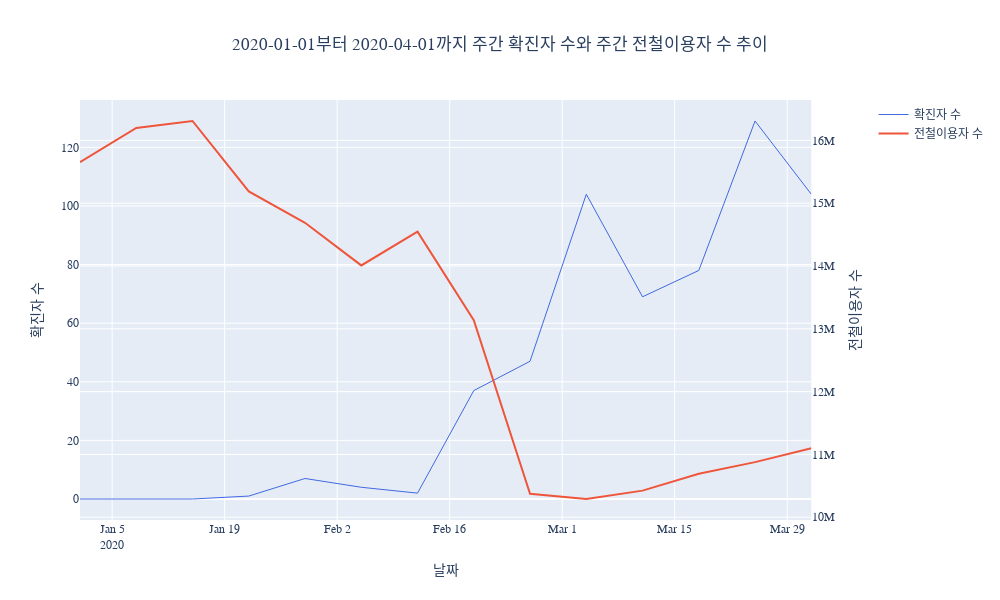

Notebook code cell kept with this figure:
### Markdown cell above
###### 시각화

### Code cell
# 시간 범위 입력 받기
print("년월일을 2회 입력하여\n그래프에 나타낼 날짜 범위를 설정하세요.\n형식: 'YYYY-MM-DD'")
start=input('시작 날짜:')
end=input('끝 날짜:')
df_temp=slicing(df_week,start,end)

# 변수 2개 입력 받기
feat_map={1:'corona',2:'total',3:'step'}
label_map={1:'확진자 수',2:'전철이용자 수',3:'거리두기 단계'}
print("변수를 2회 입력하여 그래프에 나타낼 변수를 설정하세요.")
print("변수 목록: 1.확진자 수 2.전철이용자 수 3.거리두기 단계")
print("숫자 한 개 씩 2회 입력")
a=int(input('변수1:'))
b=int(input('변수2:'))
feat1=feat_map[a]
feat2=feat_map[b]
label1=label_map[a]
label2=label_map[b]

# 그래프 그리기
fig = go.Figure()
fig = make_subplots(specs=[[{'secondary_y': True}]])

fig.add_trace(go.Scatter(x=df_temp['date'], y= df_temp[feat1], mode='lines', name =label1, line=dict(color='royalblue', width=1)), secondary_y=False)  
fig.add_trace(go.Scatter(x=df_temp['date'], y= df_temp[feat2], mode='lines', name =label2), secondary_y=True) 

fig.update_layout(autosize=False,
                  width=1000,
                  height=600,
                  title='{0}부터 {1}까지 주간 {2}와 주간 {3} 추이'.format(start,end,label1,label2),
                  xaxis_title='날짜',
                  yaxis_title=label1,
                  yaxis2_title=label2,
                  title_x=0.5,
                  # 축 range 설정(xaxis, yaxis1 yaxis2)
                  xaxis=dict(
                             range=[start, end]
                  ),
                  font=dict(
                              family = 'Malgun Gothic',
                              size = 12
                  ),
                  
                
)


fig.show()

# 상관계수 반올림하여 소수점 3자리까지 표시
corr=df_temp.corr()
print('\n{0}부터 {1}까지\n주간 {2}와 주간 {3}의 상관계수:'.format(start,end,label1,label2), round(corr[feat1][feat2],3))

### Figure 1 — Plotly figure (JSON) as saved in the notebook; plotly's stock layout.template omitted (floating-point values rounded to 4 significant figures)
{"data": [{"line": {"color": "royalblue", "width": 1}, "mode": "lines", "name": "확진자 수", "type": "scatter", "x": ["2020-01-01T00:00:00", "2020-01-08T00:00:00", "2020-01-15T00:00:00", "2020-01-22T00:00:00", "2020-01-29T00:00:00", "2020-02-05T00:00:00", "2020-02-12T00:00:00", "2020-02-19T00:00:00", "2020-02-26T00:00:00", "2020-03-04T00:00:00", "2020-03-11T00:00:00", "2020-03-18T00:00:00", "2020-03-25T00:00:00", "2020-04-01T00:00:00"], "xaxis": "x", "y": [0, 0, 0, 1, 7, 4, 2, 37, 47, 104, 69, 78, 129, 104], "yaxis": "y"}, {"mode": "lines", "name": "전철이용자 수", "type": "scatter", "x": ["2020-01-01T00:00:00", "2020-01-08T00:00:00", "2020-01-15T00:00:00", "2020-01-22T00:00:00", "2020-01-29T00:00:00", "2020-02-05T00:00:00", "2020-02-12T00:00:00", "2020-02-19T00:00:00", "2020-02-26T00:00:00", "2020-03-04T00:00:00", "2020-03-11T00:00:00", "2020-03-18T00:00:00", "2020-03-25T00:00:00", "2020-04-01T00:00:00"], "xaxis": "x", "y": [15650000.0, 16200000.0, 16310000.0, 15189399, 14688267, 14010000.0, 14546996, 13140000.0, 10370000.0, 10290419, 10420000.0, 10690000.0, 10880000.0, 11100000.0], "yaxis": "y2"}], "layout": {"autosize": false, "font": {"family": "Malgun Gothic", "size": 12}, "height": 600, "title": {"text": "2020-01-01부터 2020-04-01까지 주간 확진자 수와 주간 전철이용자 수 추이", "x": 0.5}, "width": 1000, "xaxis": {"anchor": "y", "domain": [0, 0.94], "range": ["2020-01-01", "2020-04-01"], "title": {"text": "날짜"}}, "yaxis": {"anchor": "x", "domain": [0, 1], "title": {"text": "확진자 수"}}, "yaxis2": {"anchor": "x", "overlaying": "y", "side": "right", "title": {"text": "전철이용자 수"}}}}
